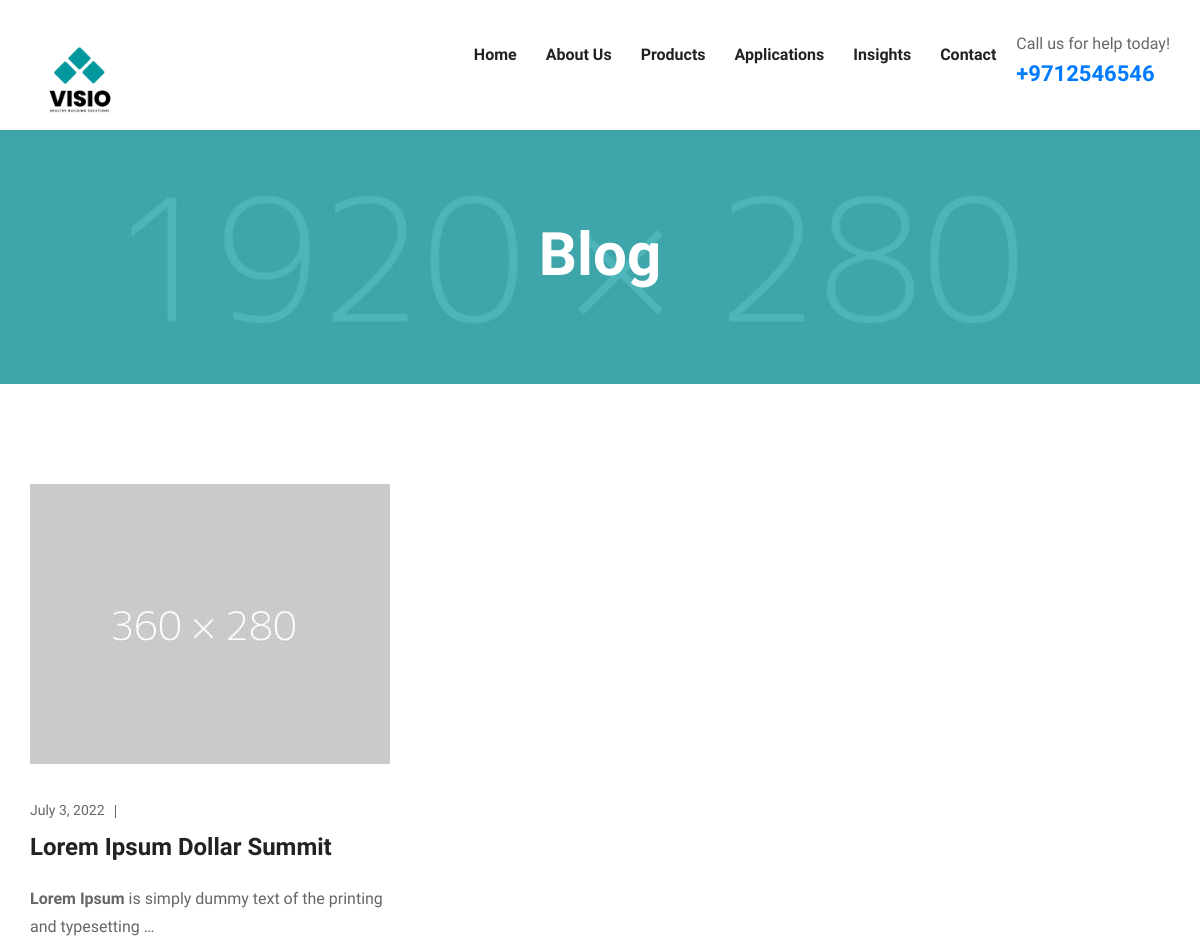
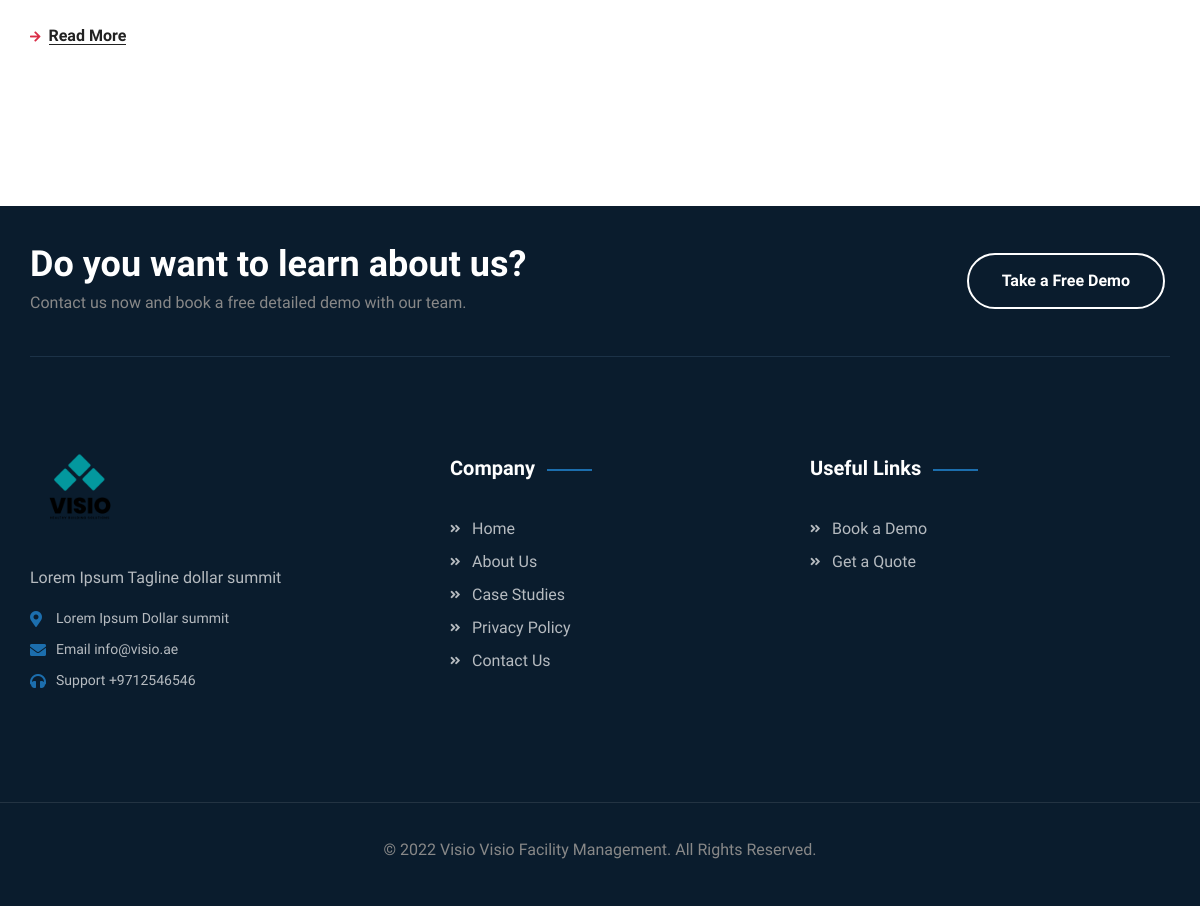
Screenshot of /blog/ with the database file from the repository (2 pictures, top to bottom).
### Visio_Website/models.py (models this page shows, shortened)
class CompanyInformation(models.Model):
    website_name = models.CharField(max_length=1000)
    tag_line = models.TextField(null=True, blank=True)
    logo = models.ImageField(upload_to="images/company")
    favicon = models.ImageField(upload_to="images/company")
    copyright_text = models.TextField()
    class Meta:
        verbose_name = "Company Information"
        verbose_name_plural = "Company Information"

class ContactUs(models.Model):
    banner = models.ImageField(upload_to="images/", help_text="Upload image of size 1920x280")
    address = models.TextField(null=True, blank=True)
    email_address = models.TextField(null=True, blank=True)
    phone_number = models.TextField(null=True, blank=True)
    banner_section_2 = models.ImageField(upload_to="images/", help_text="Upload image of size 1920x785")
    class Meta:
        verbose_name = "Contact Us"
        verbose_name_plural = "Contact Us"

class SupportingContent(models.Model):
    short_about_heading = models.CharField(max_length=1000, null=True, blank=True)
    about_heading = models.CharField(max_length=5000)
    about_description = RichTextField()
    service_section_heading = models.CharField(max_length=2500, null=True, blank=True)
    service_section_description = RichTextField(null=True, blank=True)
    feature_video_url = models.URLField(null=True, blank=True)
    feature_thumbnail = models.ImageField(upload_to="images/", null=True, blank=True)
    testimonial_section_heading = models.CharField(max_length=2500, null=True, blank=True)
    testimonial_section_description = RichTextField(null=True, blank=True)
    products_banner = models.ImageField(upload_to="images/", null=True, blank=True, help_text="Upload picture of size 1920x280")
    blog_banner = models.ImageField(upload_to="images/", null=True, blank=True, help_text="Upload picture of size 1920x280")
    case_study_banner = models.ImageField(upload_to="images/", null=True, blank=True, help_text="Upload picture of size 1920x280")
    class Meta:
        verbose_name = "Supporting Content"
        verbose_name_plural = "Supporting Content"

class Blog(models.Model):
    post_title = models.TextField()
    slug = models.SlugField()
    cover_picture = models.ImageField(upload_to="images/blog", null=True, blank=True)
    post_content = RichTextField()
    tag = models.CharField(max_length=500, default="post", help_text="if case study, use 'case-study' in tag.")
    date = models.DateField(default=datetime.now)
    class Meta:
        verbose_name = "Blog And Case Studies"
        verbose_name_plural = "Blog And Case Studies"

### Visio_Website/views.py (the view)
# urls.py: 2. Add a URL to urlpatterns:  path('blog/', include('blog.urls'))
def blog(request):
    slider = Slider.objects.all()
    company_info = CompanyInformation.objects.first()
    intro_section = IntroSection.objects.all()
    supporting_content = SupportingContent.objects.first()
    services = Services.objects.all()
    statistics = Statistics.objects.first()
    features = Features.objects.all()
    why_us = WhyUs.objects.all()
    insight_section = InsightsSection.objects.first()
    teams = Team.objects.all()
    clients = Client.objects.all()
    testimonial = Testimonial.objects.all()
    blogs = Blog.objects.all()
    three_blogs = Blog.objects.all()[:3]
    all_products = Products.objects.all()
    all_applications = Applications.objects.all()
    about_us_info = AboutUs.objects.first()
    contact_us_info = ContactUs.objects.first()
    context = {
        "sliders": slider,
        "company_info": company_info,
        "intro_section": intro_section,
        "supporting_content": supporting_content,
        "services": services,
        "statistics": statistics,
        "features": features,
        "why_us": why_us,
        "insight_section": insight_section,
        "teams": teams,
        "clients": clients,
        "testimonials": testimonial,
        "blogs": blogs,
        "all_products": all_products,
        "all_applications": all_applications,
        "about_us_info": about_us_info,
        "contact_us_info": contact_us_info,
        "three_blogs": three_blogs,
        "title": "Blog"
    }
    return render(request, template_name="wsite/blog.html", context=context)

### templates/wsite/blog.html (shortened to what this page needs)
{% extends 'base/base.html' %}
{% load static %}
{% block header_class %}style-six {% endblock header_class %}
{% block main_content %}
{% if title == "Case Studies" %}
    <section class="page-title style-two centred"
             style="background-image: url({{ supporting_content.case_study_banner.url }});">
        <div class="auto-container">
            <div class="content-box clearfix">
                <h1>{{ title }}</h1>
            </div>
        </div>
    </section>
    {% else %}
    <section class="page-title style-two centred"
             style="background-image: url({{ supporting_content.blog_banner.url }});">
        <div class="auto-container">
            <div class="content-box clearfix">
                <h1>{{ title }}</h1>
            </div>
        </div>
    </section>
{% endif %}
    <section class="news-section blog-grid sec-pad">
        <div class="auto-container">
            <div class="row clearfix">
                {% for blog in blogs %}
                    <div class="col-lg-4 col-md-6 col-sm-12 news-block">
                        <div class="news-block-one wow fadeInUp animated animated" data-wow-delay="00ms"
                             data-wow-duration="1500ms">
                            <div class="inner-box">
                                <figure class="image-box"><a href="{% url 'post' blog.slug %}"><img
                                        src="{{ blog.cover_picture.url }}" alt=""></a></figure>
                                <div class="lower-content">
                                    <ul class="post-info">
                                        <li>{{ blog.date }}</li>
                                    </ul>
                                    <h3><a href="{% url 'post' blog.slug %}">{{ blog.post_title }}</a></h3>
                                    <p>{{ blog.post_content|safe|truncatewords:10 }}</p>
                                    <div class="link"><a href="{% url 'post' blog.slug %}"><i
                                            class="fas fa-arrow-right"></i><span>Read More</span></a>
                                    </div>
                                </div>
                            </div>
                        </div>
                    </div>
                {% endfor %}
            </div>
        </div>
    </section>
{% endblock main_content %}

### templates/base/base.html (shortened to what this page needs)
<!DOCTYPE html>
{% load static %}
<html lang="en">
<head>
    <link href="{% static 'css/font-awesome-all.css' %}" rel="stylesheet">
    <link href="{% static 'css/flaticon.css' %}" rel="stylesheet">
    <link href="{% static 'css/owl.css' %}" rel="stylesheet">
    <link href="{% static 'css/bootstrap.css' %}" rel="stylesheet">
    <link href="{% static 'css/jquery.fancybox.min.css' %}" rel="stylesheet">
    <link href="{% static 'css/animate.css' %}" rel="stylesheet">
    <link href="{% static 'css/color.css' %}" rel="stylesheet">
    <link href="{% static 'css/rtl.css' %}" rel="stylesheet">
    <link href="{% static 'css/style.css' %}" rel="stylesheet">
    <link href="{% static 'css/responsive.css' %}" rel="stylesheet">
</head>
<body class="boxed_wrapper ltr">
{% block main_header %}
    <header class="main-header style-one {% block header_class %} {% endblock header_class %}">
        <div class="header-lower">
            <div class="outer-box">
                <div class="auto-container">
                    <div class="main-box clearfix">
                        <div class="logo-box pull-left">
                            <figure class=""><a href="#"><img src="{{ company_info.logo.url }}" alt="" width="100"></a>
                            </figure>
                        </div>
                        <div class="menu-area pull-right clearfix">
                            <nav class="main-menu navbar-expand-md navbar-light">
                                <div class="collapse navbar-collapse show clearfix" id="navbarSupportedContent">
                                    <ul class="navigation clearfix">
                                        <li><a href="{% url 'home' %}">Home</a></li>
                                        <li><a href="{% url 'about_us' %}">About Us</a></li>
                                        <li><a href="{% url 'products' %}">Products</a></li>
                                        <li class="dropdown"><a href="#">Applications</a>
                                        </li>
                                        <li class="dropdown"><a href="#">Insights</a>
                                        </li>
                                        <li><a href="{% url 'contact_us' %}">Contact</a></li>
                                    </ul>
                                </div>
                            </nav>
                            <div class="menu-right-content clearfix">
                                <div class="support-box">
                                    <p>Call us for help today!</p>
                                    <h3>
                                        <a href="tel:{{ contact_us_info.phone_number }}">{{ contact_us_info.phone_number }}</a>
                                    </h3>
                                </div>
                            </div>
                        </div>
                    </div>
                </div>
            </div>
        </div>
    </header>
{% endblock main_header %}
{% block main_content %}
{% endblock main_content %}
{% block main_footer %}
    <footer class="main-footer alternet-3">
        <div class="footer-upper">
            <div class="auto-container">
                <div class="upper-inner clearfix">
                    <div class="text pull-left">
                        <h2>Do you want to learn about us?</h2>
                        <p>Contact us now and book a free detailed demo with our team.</p>
                    </div>
                    <div class="btn-box pull-right">
                        <a href="{% url 'contact_us' %}">Take a Free Demo</a>
                    </div>
                </div>
            </div>
        </div>
        <div class="footer-top">
            <div class="auto-container">
                <div class="widget-section">
                    <div class="row clearfix">
                        <div class="col-lg-4 col-md-6 col-sm-12 footer-column">
                            <div class="footer-widget logo-widget">
                                <figure class="footer-logo"><a href="{% url 'home' %}"><img
                                        src="{{ company_info.logo.url }}" width="100" alt=""></a></figure>
                                <div class="text">
                                    <p>{{ company_info.tag_line }}</p>
                                </div>
                                <ul class="info-list clearfix">
                                    <li><i class="fas fa-map-marker-alt"></i>{{ contact_us_info.address }}</li>
                                    <li><i class="fas fa-envelope"></i>Email <a
                                            href="mailto:{{ contact_us_info.email_address }}">{{ contact_us_info.email_address }}</a>
                                    </li>
                                    <li><i class="fas fa-headphones"></i>Support <a
                                            href="tel:{{ contact_us_info.phone_number }}">{{ contact_us_info.phone_number }}</a>
                                    </li>
                                </ul>
                            </div>
                        </div>
                        <div class="col-lg-4 col-md-6 col-sm-12 footer-column">
                            <div class="footer-widget links-widget ml-70">
                                <div class="widget-title">
                                    <h4>Company</h4>
                                </div>
                                <div class="widget-content">
                                    <ul class="list clearfix">
                                        <li><a href="{% url 'home' %}">Home</a></li>
                                        <li><a href="{% url 'about_us' %}">About Us</a></li>
                                        <li><a href="{% url 'case_studies' %}">Case Studies</a></li>
                                        <li><a href="#">Privacy Policy</a></li>
                                        <li><a href="{% url 'contact_us' %}">Contact Us</a></li>
                                    </ul>
                                </div>
                            </div>
                        </div>
                        <div class="col-lg-4 col-md-6 col-sm-12 footer-column">
                            <div class="footer-widget links-widget">
                                <div class="widget-title">
                                    <h4>Useful Links</h4>
                                </div>
                                <div class="widget-content">
                                    <ul class="list clearfix">
                                        <li><a href="{% url 'contact_us' %}">Book a Demo</a></li>
                                        <li><a href="{% url 'contact_us' %}">Get a Quote</a></li>
                                    </ul>
                                </div>
                            </div>
                        </div>
                    </div>
                </div>
            </div>
        </div>
        <div class="footer-bottom">
            <div class="auto-container">
                <div class="copyright">
                    <p>&copy;
                        <a href="">{{ company_info.website_name }}</a> {{ company_info.copyright_text }}
                    </p>
                </div>
            </div>
        </div>
    </footer>
{% endblock main_footer %}
</body>
</html>

### static/css/color.css (style rules this page uses)
.news-block-one .inner-box .lower-content .link a i { color: #da2c46; }
.main-footer .widget-section .logo-widget .info-list li i { color: #da2c46; }
.main-footer .widget-section .footer-widget .widget-title h4:before { background: #da2c46; }
.main-footer.alternet-3 .widget-section .logo-widget .info-list li i { color: #1c6ead; }
.main-footer.alternet-3 .widget-section .footer-widget .widget-title h4:before { background: #1c6ead; }
.page-title.style-two:before { background: #03989E; }

### static/css/rtl.css (style rules this page uses)
.ltr { direction: ltr; }

### static/css/responsive.css (style rules this page uses)
@media only screen and (max-width: 1200px) { .main-header .header-lower .menu-right-content { padding: 0px; margin: 35px 0px 0px 0px; } }
@media only screen and (max-width: 1200px) { .main-header.style-one .header-lower .menu-right-content:before { display: none; } }
@media only screen and (max-width: 1200px) { .main-footer .links-widget.ml-70 { margin-left: 30px; } }
@media only screen and (max-width: 1200px) { .main-header .header-lower .menu-right-content { margin-left: 20px; } }

### rows the page displays
CompanyInformation: logo (picture), tag_line "Lorem Ipsum Tagline dollar summit", website_name "Visio", copyright_text "Visio Facility Management. All Rights Reserved."
ContactUs: phone_number "+9712546546", address "Lorem Ipsum Dollar summit", email_address "info@visio.ae"
SupportingContent: blog_banner (picture)
Blog: cover_picture (picture), date "July 3, 2022", post_title "Lorem Ipsum Dollar Summit", post_content "Lorem Ipsum is simply dummy text of the printing and typesetting …"

### other values shown
{{ title }} "Blog"
